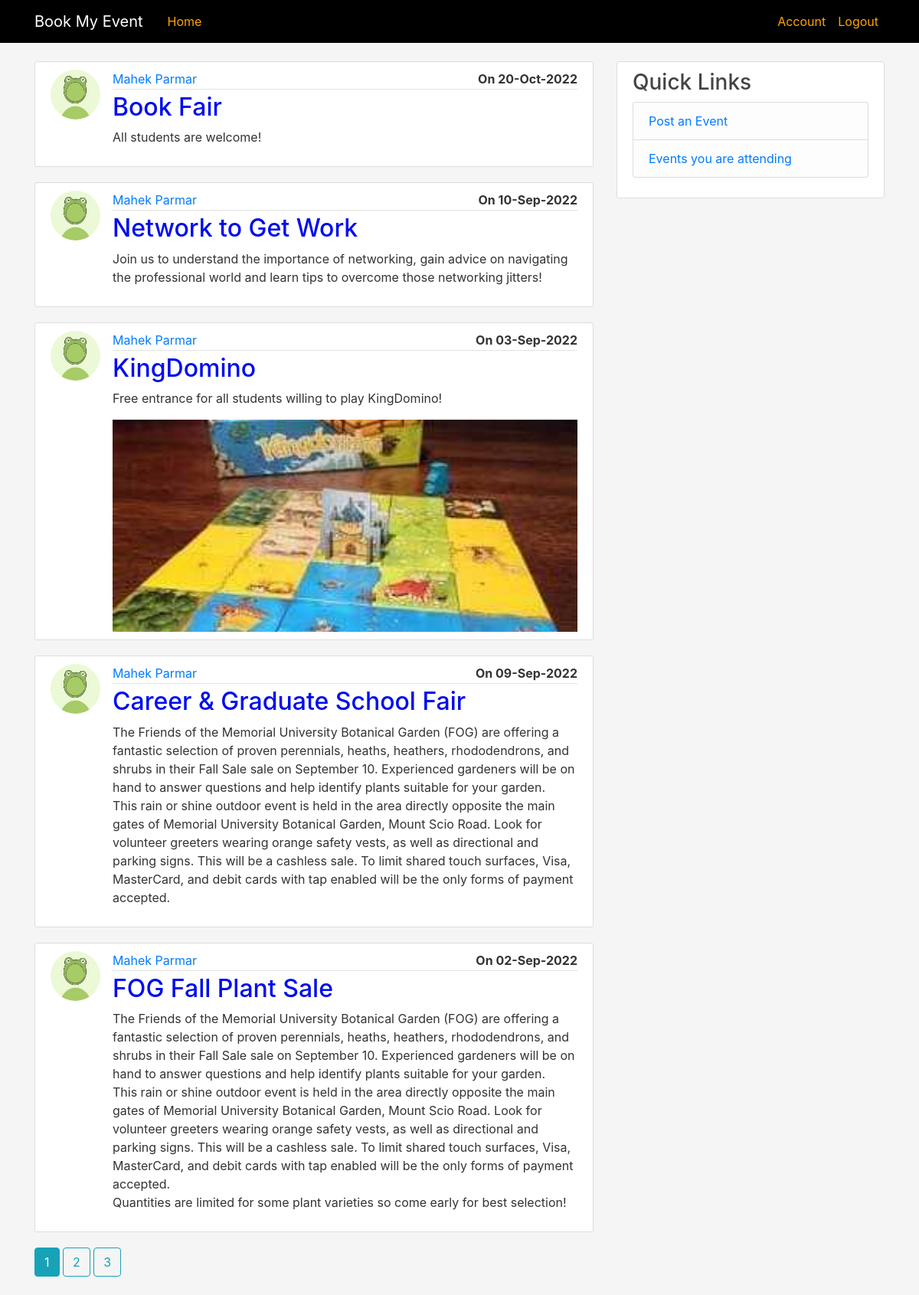
Screenshot of /home (signed in) with the database file from the repository.
### blog/model.py (models this page shows, shortened)
class Event(db.Model):
    id = db.Column(db.Integer, primary_key=True)
    title = db.Column(db.String(100), nullable=False)
    content = db.Column(db.Text, nullable=False)
    image = db.Column(db.String(20), nullable=True)      #max 20 strings(image will be hashed), cannot be null and some image will always be there i.e. the default image
    date = db.Column(db.Date, nullable=False)
    userId = db.Column(db.Integer, db.ForeignKey('user.id'), nullable=False)

class User(db.Model, UserMixin):
    id = db.Column(db.Integer, primary_key = True)      #its the primary key
    firstName = db.Column(db.String, nullable=False)    #must not be null
    surName = db.Column(db.String, nullable=False)      #must not be null
    email = db.Column(db.String, nullable=False, unique=True)   #must not be empty, and mun mails are unique
    studentNumber = db.Column(db.String(9), nullable= False, unique=True)      #must not be empty, max of 9 numbers and must be unique
    profilePicture = db.Column(db.String(20), nullable=False, default = 'default.jpg')      #max 20 strings(image will be hashed), cannot be null and some image will always be there i.e. the default image
    password = db.Column(db.String(60), nullable=False)     #passwords will be hashed
    eventsPosted = db.relationship('Event', backref='author', lazy=True)        #This is relationship and NOT a column on the db, this just helps get all events the user has created
    attending = db.relationship('Event', secondary = user_event, backref="atendees", order_by ="Event.date")

### blog/main/routes.py (the view)
@main.route("/")
@main.route("/home")
@login_required
def home():
    page = request.args.get('page', 1, type=int)
    events = Event.query.order_by(Event.id.desc()).paginate(per_page=5, page=page)
    return render_template("home.html", events = events, showSidePanel=True)

### blog/model.py (called while the page is built)
@loginManager.user_loader
def load_user(userId):
    return User.query.get(int(userId))

### blog/templates/home.html
{% extends "layout.html" %}
{% block content %}
    {% for event in events.items %}
    <article class="media content-section">
      <img class="rounded-circle article-img" src = "{{ url_for('static', filename = 'profilePics/' + event.author.profilePicture) }}" >
        <div class="media-body">
          <div class="article-metadata">
            <a class="mr-2" href="{{ url_for('users.viewUser', user_id  =event.author.id) }}">{{ event.author.firstName }}&nbsp;{{ event.author.surName }} </a>
            <p class="float-right font-weight-bold">On {{ event.date.strftime('%d-%b-%Y') }}</p>
          </div>
          <h2><a class="article-title" style="color:#000cee;" href="{{ url_for('events.viewEvent', event_id=event.id) }}">{{ event.title }}</a></h2>
          <p class="article-content">{{ event.content }}</p>
          {% if event.image %}
          <div class="div" style="text-align:center;">
            <img style ="width:100%; height: 100%;" src = "{{ url_for('static', filename = 'eventPics/' + event.image) }}" >
          </div>
          {% endif %}
        </div>
      </article>
    {% endfor %}
    {% for page_num in events.iter_pages(left_edge=1, right_edge=1, left_current=1, right_current=2) %}
      {% if page_num %}
        {% if events.page==page_num %}
          <a class="btn btn-info mb-4" href="{{ url_for('main.home', page=page_num) }}">{{page_num}}</a>
        {% else %}
          <a class="btn btn-outline-info mb-4" href="{{ url_for('main.home', page=page_num) }}">{{page_num}}</a>
        {% endif %}
      {% else %}
      ...
      {% endif %}
    {% endfor %}
{% endblock content %}

### blog/static/main.css (style rules this page uses)
body { background: whitesmoke; color: #333333; margin-top: 5rem; }
h1, h2, h3, h4, h5, h6 { color: #444444; }
.content-section { background: #ffffff; padding: 10px 20px; border: 1px solid #dddddd; border-radius: 3px; margin-bottom: 20px; }
.article-title { color: #444444; }
.article-content { white-space: pre-line; }
.article-img { height: 65px; width: 65px; margin-right: 16px; }
.article-metadata { padding-bottom: 1px; margin-bottom: 4px; border-bottom: 1px solid #e3e3e3 }

### rows the page displays
Event: profilePicture (placeholder picture), author.firstName "Mahek", author.surName "Parmar", date "20-Oct-2022", title "Book Fair", content "All students are welcome!"
Event: profilePicture (placeholder picture), author.firstName "Mahek", author.surName "Parmar", date "10-Sep-2022", title "Network to Get Work", content "Join us to understand the importance of networking, gain advice on navigating the professional world and learn tips to overcome those networking jitters!"
Event: profilePicture (placeholder picture), author.firstName "Mahek", author.surName "Parmar", date "03-Sep-2022", title "KingDomino", content "Free entrance for all students willing to play KingDomino!", image (picture)
Event: profilePicture (placeholder picture), author.firstName "Mahek", author.surName "Parmar", date "09-Sep-2022", title "Career & Graduate School Fair", content "The Friends of the Memorial University Botanical Garden (FOG) are offering a fantastic selection of proven perennials, heaths, heathers, rhododendrons, and shrubs in their Fall Sale sale on September 10. Experienced gardeners will be on hand to answer questions and help identify plants suitable for your garden. This rain or shine outdoor event is held in the area directly opposite the main gates of Memorial University Botanical Garden, Mount Scio Road. Look for volunteer greeters wearing orange safety vests, as well as directional and parking signs. This will be a cashless sale. To limit shared touch surfaces, Visa, MasterCard, and debit cards with tap enabled will be the only forms of…"
Event: profilePicture (placeholder picture), author.firstName "Mahek", author.surName "Parmar", date "02-Sep-2022", title "FOG Fall Plant Sale", content "The Friends of the Memorial University Botanical Garden (FOG) are offering a fantastic selection of proven perennials, heaths, heathers, rhododendrons, and shrubs in their Fall Sale sale on September 10. Experienced gardeners will be on hand to answer questions and help identify plants suitable for your garden. This rain or shine outdoor event is held in the area directly opposite the main gates of Memorial University Botanical Garden, Mount Scio Road. Look for volunteer greeters wearing orange safety vests, as well as directional and parking signs. This will be a cashless sale. To limit shared touch surfaces, Visa, MasterCard, and debit cards with tap enabled will be the only forms of…"

### other values shown
{{ page_num }} "1"
{{ page_num }} "2" "3"
